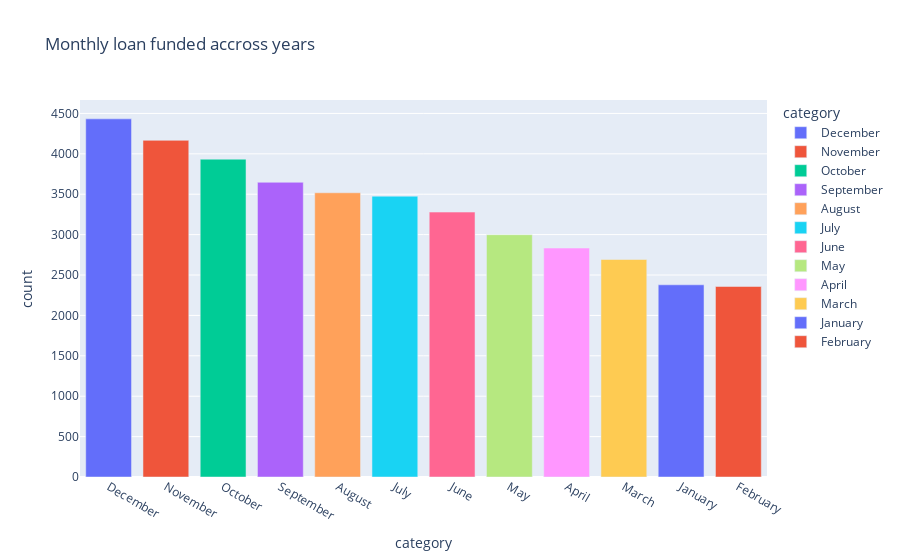

Here is the notebook cell this chart was saved with:
### Code cell
univariate(df,'month',"Monthly loan funded accross years")

### Figure 1 — Plotly figure (JSON) as saved in the notebook; plotly's stock layout.template omitted (floating-point values rounded to 4 significant figures)
{"data": [{"alignmentgroup": "True", "hovertemplate": "category=%{x}<br>count=%{y}<extra></extra>", "legendgroup": "December", "marker": {"color": "#636efa", "pattern": {"shape": ""}}, "name": "December", "offsetgroup": "December", "orientation": "v", "showlegend": true, "textposition": "auto", "type": "bar", "x": ["December"], "xaxis": "x", "y": [4433], "yaxis": "y"}, {"alignmentgroup": "True", "hovertemplate": "category=%{x}<br>count=%{y}<extra></extra>", "legendgroup": "November", "marker": {"color": "#EF553B", "pattern": {"shape": ""}}, "name": "November", "offsetgroup": "November", "orientation": "v", "showlegend": true, "textposition": "auto", "type": "bar", "x": ["November"], "xaxis": "x", "y": [4167], "yaxis": "y"}, {"alignmentgroup": "True", "hovertemplate": "category=%{x}<br>count=%{y}<extra></extra>", "legendgroup": "October", "marker": {"color": "#00cc96", "pattern": {"shape": ""}}, "name": "October", "offsetgroup": "October", "orientation": "v", "showlegend": true, "textposition": "auto", "type": "bar", "x": ["October"], "xaxis": "x", "y": [3934], "yaxis": "y"}, {"alignmentgroup": "True", "hovertemplate": "category=%{x}<br>count=%{y}<extra></extra>", "legendgroup": "September", "marker": {"color": "#ab63fa", "pattern": {"shape": ""}}, "name": "September", "offsetgroup": "September", "orientation": "v", "showlegend": true, "textposition": "auto", "type": "bar", "x": ["September"], "xaxis": "x", "y": [3648], "yaxis": "y"}, {"alignmentgroup": "True", "hovertemplate": "category=%{x}<br>count=%{y}<extra></extra>", "legendgroup": "August", "marker": {"color": "#FFA15A", "pattern": {"shape": ""}}, "name": "August", "offsetgroup": "August", "orientation": "v", "showlegend": true, "textposition": "auto", "type": "bar", "x": ["August"], "xaxis": "x", "y": [3518], "yaxis": "y"}, {"alignmentgroup": "True", "hovertemplate": "category=%{x}<br>count=%{y}<extra></extra>", "legendgroup": "July", "marker": {"color": "#19d3f3", "pattern": {"shape": ""}}, "name": "July", "offsetgroup": "July", "orientation": "v", "showlegend": true, "textposition": "auto", "type": "bar", "x": ["July"], "xaxis": "x", "y": [3476], "yaxis": "y"}, {"alignmentgroup": "True", "hovertemplate": "category=%{x}<br>count=%{y}<extra></extra>", "legendgroup": "June", "marker": {"color": "#FF6692", "pattern": {"shape": ""}}, "name": "June", "offsetgroup": "June", "orientation": "v", "showlegend": true, "textposition": "auto", "type": "bar", "x": ["June"], "xaxis": "x", "y": [3279], "yaxis": "y"}, {"alignmentgroup": "True", "hovertemplate": "category=%{x}<br>count=%{y}<extra></extra>", "legendgroup": "May", "marker": {"color": "#B6E880", "pattern": {"shape": ""}}, "name": "May", "offsetgroup": "May", "orientation": "v", "showlegend": true, "textposition": "auto", "type": "bar", "x": ["May"], "xaxis": "x", "y": [2999], "yaxis": "y"}, {"alignmentgroup": "True", "hovertemplate": "category=%{x}<br>count=%{y}<extra></extra>", "legendgroup": "April", "marker": {"color": "#FF97FF", "pattern": {"shape": ""}}, "name": "April", "offsetgroup": "April", "orientation": "v", "showlegend": true, "textposition": "auto", "type": "bar", "x": ["April"], "xaxis": "x", "y": [2834], "yaxis": "y"}, {"alignmentgroup": "True", "hovertemplate": "category=%{x}<br>count=%{y}<extra></extra>", "legendgroup": "March", "marker": {"color": "#FECB52", "pattern": {"shape": ""}}, "name": "March", "offsetgroup": "March", "orientation": "v", "showlegend": true, "textposition": "auto", "type": "bar", "x": ["March"], "xaxis": "x", "y": [2692], "yaxis": "y"}, {"alignmentgroup": "True", "hovertemplate": "category=%{x}<br>count=%{y}<extra></extra>", "legendgroup": "January", "marker": {"color": "#636efa", "pattern": {"shape": ""}}, "name": "January", "offsetgroup": "January", "orientation": "v", "showlegend": true, "textposition": "auto", "type": "bar", "x": ["January"], "xaxis": "x", "y": [2379], "yaxis": "y"}, {"alignmentgroup": "True", "hovertemplate": "category=%{x}<br>count=%{y}<extra></extra>", "legendgroup": "February", "marker": {"color": "#EF553B", "pattern": {"shape": ""}}, "name": "February", "offsetgroup": "February", "orientation": "v", "showlegend": true, "textposition": "auto", "type": "bar", "x": ["February"], "xaxis": "x", "y": [2358], "yaxis": "y"}], "layout": {"barmode": "relative", "legend": {"title": {"text": "category"}, "tracegroupgap": 0}, "title": {"text": "Monthly loan funded accross years"}, "xaxis": {"anchor": "y", "categoryarray": ["December", "November", "October", "September", "August", "July", "June", "May", "April", "March", "January", "February"], "categoryorder": "array", "domain": [0, 1], "title": {"text": "category"}}, "yaxis": {"anchor": "x", "domain": [0, 1], "title": {"text": "count"}}}}
